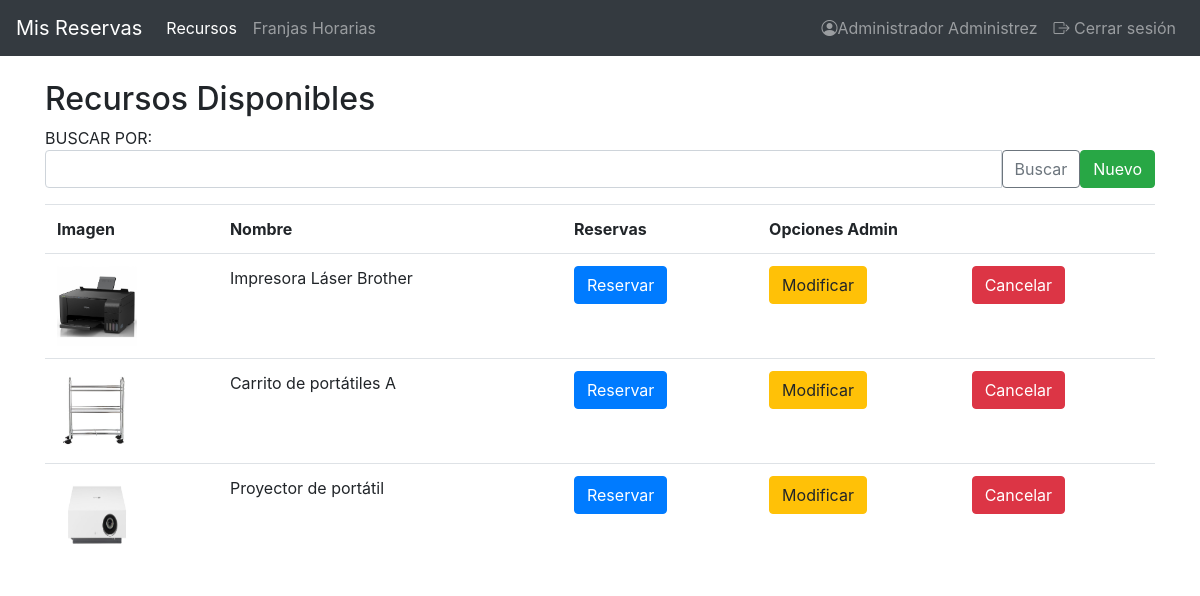
/index.php?controller=ResourceController&action=mostrarResources (signed in), run on the app's committed database.
### tables this page shows
CREATE TABLE IF NOT EXISTS `resources` (
  `id` int(10) UNSIGNED NOT NULL AUTO_INCREMENT,
  `name` varchar(100) NOT NULL,
  `description` varchar(300) NOT NULL,
  `location` varchar(300) NOT NULL,
  `image` varchar(500) NOT NULL,
  PRIMARY KEY (`id`)
);

### view.php (called while the page is built)
<?php
class View
{
	public function show($viewName, $data = null)
	{
		include("views/header.php");
		include("views/$viewName.php");
		include("views/footer.php");
	}
}

### controllers/ResourceController.php (called while the page is built, shortened)
<?php
include ("view.php");
include ("models/security.php");
class ResourceController
{
    private $view, $user, $resources;
    public function __construct()
    {
        $this->view = new View();
        $this->resources = new Resource();
    }
    public function mostrarResources() {
        $data['listaResources'] = $this->resources->getAll();
        $this->view->show("resources/mostrarResources", $data);
    }
}

### index.php (called while the page is built, shortened)
<?php
if (!isset($_REQUEST['action'])) {
        $action = "showLoginForm";
    } else {
        $action = $_REQUEST['action'];
    }
$controller = new $controller();
$controller->$action();

### models/security.php (called while the page is built, shortened)
<?php
class Security {
    public static function thereIsSession() {
        if (isset($_SESSION['idUser'])) {
            return true;
        } else {
            return false;
        }
    }
}

### models/DB.php (called while the page is built, shortened)
<?php
class DB {
    private $db;
    public function __construct() {
        $this->db = new mysqli(DB_HOST, DB_USER, DB_PASSWORD, DB_NAME);
    }
    public function consulta($sql) {
        $arrayResult = array();
        if ($result = $this->db->query($sql)) {
            while($fila = $result->fetch_object()) {
                $arrayResult[] = $fila;
            }
        } else {
            $arrayResult = null;
        }
        return $arrayResult;
    }
}

### models/resource.php (called while the page is built, shortened)
<?php
     include_once("DB.php");
    class Resource {
        private $db;
        public function __construct() {
            $this->db = new DB;
        }
        public function getAll() {
            $result = $this->db->consulta("SELECT * FROM resources");
            return $result;
        }
    }

### views/resources/mostrarResources.php (the view, shortened to what this page needs)
<?php
	echo "<div class=container>";
	echo"<h2> Recursos Disponibles</h2>";
	if (Security::thereIsSession()==true){
		echo "<form action='index.php'>
				<input type='hidden' name='controller' value='ResourceController'>
				<input type='hidden' name='action' value='buscarResources'>
				<div class='col-13'>
					BUSCAR POR:
					<div class='input-group mb-3'>
						<input type='text'class='form-control' name='textoBusqueda' aria-label='' aria-describedby='basic-addon2'>
						<div class='input-group-btn'>
							<button class='btn btn-outline-secondary' type='submit' value='Buscar'>
								Buscar
								</button>
						</div>";
						if($_SESSION['type'] ==  "admin"){
							echo"<a href='index.php?controller=ResourceController&action=formularioInsertarResources' class='btn btn-success'>Nuevo</a></td>";
						}
					echo"</div>";
			echo"</form>";
					echo "</div>";
	}
	if (count($data['listaResources']) > 0) {
		echo "<div class=container>";
		echo "<div class= 'table-responsive-sm'>";
		echo "<table class= 'table table-hover'>";
			echo "<tr>";
				echo "<th>Imagen</th>";
				echo "<th>Nombre</th>";
				echo "<th>Reservas</th>";
				if($_SESSION['type'] ==  "admin"){
					echo "<th colspan='2'>Opciones Admin</th>";
				}
            echo "</tr>";
			foreach($data['listaResources'] as $resources) {
				echo "<tr id='resources".$resources->id."'>";
					echo "<td> <img src=".$resources->image." width='80' height='80'></td>";
					echo "<td>".$resources->name."</td>";
					echo "<td><a href='index.php?controller=ReservationController&action=formularioInsertar&recurso=".$resources->id."' class='btn btn-primary'>Reservar</a></td>";
					if($_SESSION['type'] ==  "admin"){
						echo "<td><a href='index.php?controller=ResourceController&action=formularioModificarResources&id=".$resources->id."' class='btn btn-warning'>Modificar</a></td>";
						echo "<td><button class='btn btn-danger'><a href='index.php?controller=ResourceController&action=borrarResourcesAjax&id=".$resources->id."' style='color: white'>Cancelar</button></a></td>";
					}
				echo "</tr>";
			}
		echo "</table>";
		echo "</div>";
		echo "</div>";
	}
	else {
		echo "No se encontraron datos";
	}

### views/header.php (shortened to what this page needs)
<!DOCTYPE html>
<html lang="es-ES">
<head>
    <link rel="stylesheet" href="https://cdn.jsdelivr.net/npm/bootstrap@4.0.0/dist/css/bootstrap.min.css">
    <link rel="stylesheet" href="https://cdn.jsdelivr.net/npm/bootstrap-icons@1.8.1/font/bootstrap-icons.css">
</head>
<body>
    <nav class="navbar navbar-expand-lg sticky-top navbar-dark bg-dark">
<?php
    if (Security::thereIsSession()) {
       echo" <a class='navbar-brand' href='index.php?controller=ReservationController&action=mostrar&date=date' >Mis Reservas</a>
        <div class='collapse navbar-collapse' id='navbarTogglerDemo03'>
            <ul class='navbar-nav mr-auto mt-2 mt-lg-0'>
                <li class='nav-item active'>
                    <a class='nav-link' href='index.php?controller=ResourceController&action=mostrarResources'>Recursos</a>
                </li>";
            if($_SESSION['type'] ==  "admin"){
            echo"<li class='nav-item'>
                    <a class='nav-link' href='index.php?controller=TimeTableController&action=mostrarTimeTable'>Franjas Horarias</a>
                </li>";
            }
            echo"</ul>";
        }
?>
            <ul class="nav navbar-nav navbar-right">
                <?php
                    if (Security::thereIsSession()) {
                        echo "<li><a class='nav-link' href='index.php?controller=UserController&action=mostrarUser' ><i class='bi bi-person-circle'></i>".$_SESSION['realname']."</a></li>";
                        echo "<li><a class='nav-link' href='index.php?controller=UserController&action=closeSession'><i class='bi bi-box-arrow-right'></i> Cerrar sesión</a></li>";
                    }else {
                        echo "<li><a class='nav-link' href='index.php?controller=UserController&action=showLoginForm'><span class='glyphicon glyphicon-log-in'></span> Iniciar sesion</a></li>";
                    }
                ?>
            </ul>
            </div>
    </nav>

### views/footer.php (shortened to what this page needs)
</body>
</html>

### data on the page
resources: image (picture), name "Impresora Láser Brother"
resources: image (picture), name "Carrito de portátiles A"
resources: image (picture), name "Proyector de portátil"

### other printed values
$_SESSION['realname'] "Administrador Administrez"
